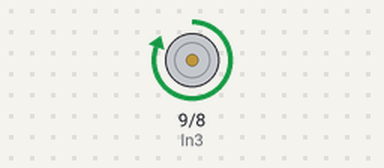
Simulated run of this sketch. Board: Arduino Uno, built with avr-gcc and run on an emulated ATmega328P. On the bench: motor-driver pin pairs drawn as motors (green arrow = first pin HIGH = forward, orange = second pin HIGH = backward, longer = more drive, scaled by the enable pin).

Above: at 1.0 s.
At 2.5 s:
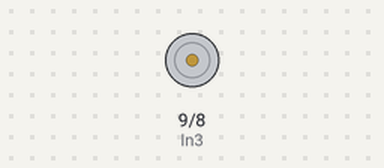
At 4.0 s:
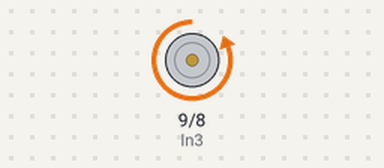
Timing chart, 0 to 7.8 s (numbered marks = the images above):
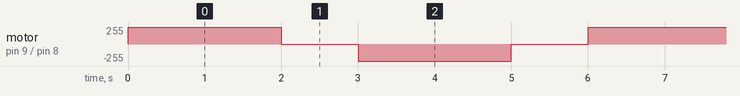

The sketch:

Control_giro.ino
```cpp
/*
Curso de Arduino
Control de un motor usando L298


Descripcion
Control de sentido de giro de un motor usando L298

Montaje

EnB       6
In3       9
In4       8

by JAVacasM
*/

// Variables globales

const int EnB=6;
const int In3=9;
const int In4=8;

// Valores de velocidad maxima y minima
const int Max_Speed=255;
const int Min_Speed=0;


void setup() {
  pinMode(In3,OUTPUT);  // Establecemos los pines In3 e In4 como salida
  pinMode(In4,OUTPUT);
}

// Arrancamos a maxima velocidad
void start(){
    analogWrite(EnB,Max_Speed);
}

// Paramos el motor
void stop(){
   analogWrite(EnB,Min_Speed);
}

// El motor gira en sentido horario
void clockWise(){
  digitalWrite(In3,HIGH);
  digitalWrite(In4,LOW);
}

// El motor gira en sentido antihorario
void antiClockWise(){
  digitalWrite(In3,LOW);
  digitalWrite(In4,HIGH);
}

void loop() {
  clockWise();
  start();
  delay(2000);
  stop();
  delay(1000);
  antiClockWise();
  start();
  delay(2000);
  stop();
  delay(1000);
}
```

Measured:
- by itself, motor on pin 9 (In3) / pin 8 (In4): repeats every 6.0 s: stopped 1.0 s, backward 255/255 2.0 s, stopped 1.0 s, forward 255/255 2.0 s
